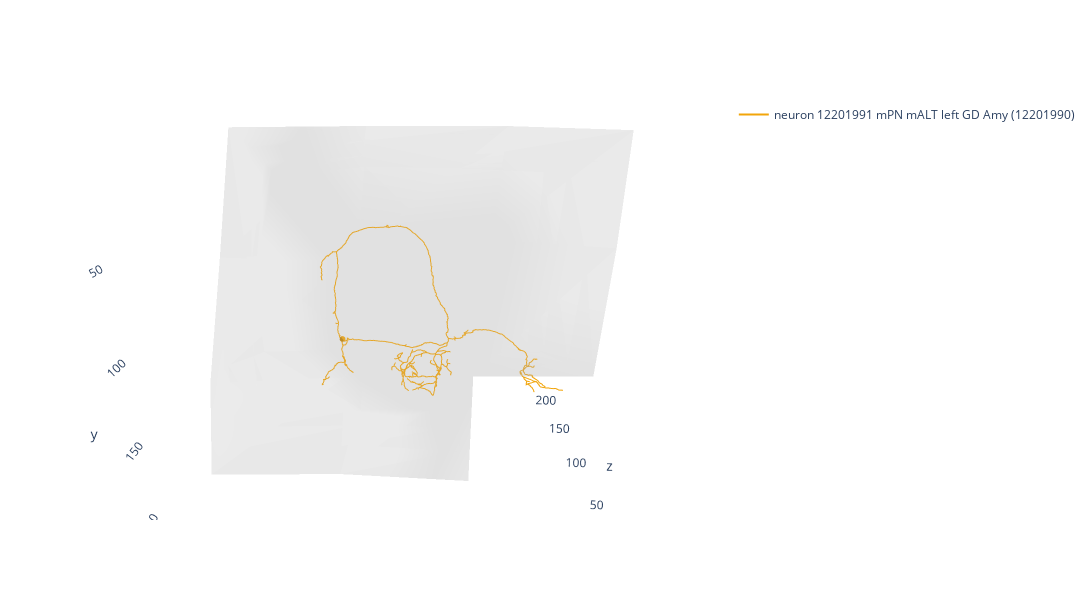

Notebook cell for this chart:
### Code cell
navis.plot3d([fafb_l_jrc2018f_mirror_twigs[0], hemibrain_bbox_jrc2018f])
